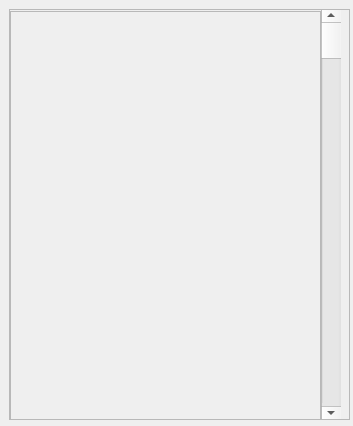
<?xml version="1.0" encoding="UTF-8"?>
<ui version="4.0">
 <class>Frame</class>
 <widget class="QFrame" name="Frame">
  <property name="geometry">
   <rect>
    <x>0</x>
    <y>0</y>
    <width>353</width>
    <height>426</height>
   </rect>
  </property>
  <property name="windowTitle">
   <string>Frame</string>
  </property>
  <widget class="QScrollArea" name="scrollArea">
   <property name="geometry">
    <rect>
     <x>9</x>
     <y>9</y>
     <width>341</width>
     <height>411</height>
    </rect>
   </property>
   <property name="widgetResizable">
    <bool>true</bool>
   </property>
   <widget class="QWidget" name="scrollAreaWidgetContents">
    <property name="geometry">
     <rect>
      <x>0</x>
      <y>0</y>
      <width>339</width>
      <height>409</height>
     </rect>
    </property>
    <widget class="QScrollBar" name="verticalScrollBar">
     <property name="geometry">
      <rect>
       <x>311</x>
       <y>-1</y>
       <width>20</width>
       <height>411</height>
      </rect>
     </property>
     <property name="orientation">
      <enum>Qt::Vertical</enum>
     </property>
    </widget>
    <widget class="QTextBrowser" name="textBrowser">
     <property name="enabled">
      <bool>false</bool>
     </property>
     <property name="geometry">
      <rect>
       <x>0</x>
       <y>1</y>
       <width>311</width>
       <height>411</height>
      </rect>
     </property>
    </widget>
   </widget>
  </widget>
 </widget>
 <resources/>
 <connections/>
</ui>
